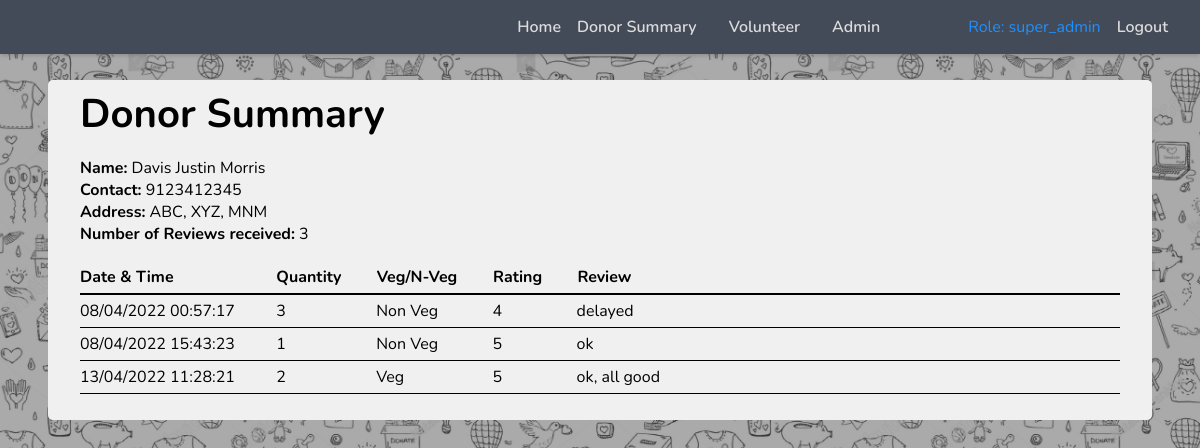
/donor_details/1 (signed in), run on the app's committed database.
### tables this page shows
CREATE TABLE "user_table"
(
    pk_uid         integer not null
        constraint table_name_pk
            primary key autoincrement,
    email          text    not null,
    password       text    not null,
    name           text    not null,
    is_volunteer   integer default 0 not null,
    is_super_admin integer default 0 not null,
    session_token  text
, phone text, address integer, interested_in_volunteering integer default 0 not null);

CREATE TABLE "request_table"
(
    pk_rid            integer not null
        constraint request_table_pk
            primary key autoincrement,
    fk_creator_uid    integer not null,
    created_ts        text    not null,
    last_updated_ts   text,
    request_status    text default 'created' not null,
    review_rating     integer,
    review_feedback   text,
    fk_handled_vol_id integer,
    is_donate_req     integer not null, req_qty_in_person integer default 1 not null, contact_details_same_as_user integer default 0 not null, contact_phone text, location_as_address text not null, is_veg integer default 0 not null,
    constraint request_table_user_table_pk_uid_pk_uid_fk
        foreign key (fk_creator_uid, fk_handled_vol_id) references user_table (pk_uid, pk_uid)
);

### app.py (the view)
@app.route('/donor_details/<donor_uid>', methods=['GET', 'POST'])
def handle_donor_details(donor_uid):
    user_type = session['user_info']['user_type']
    if user_type not in ['super_admin', 'volunteer']:
        return 'You dont have permission to view this page!<br><a href="/">Back Home</a>'
    return render_template(
        'donor_details.html',
        user_type=session['user_info']['user_type'],
        payload=db_man.get_donor_specific_review_details(donor_uid)
    )

### app.py (called while the page is built)
def get_db_connection():
    conn = sqlite3.connect('data.sqlite')
    return conn

@app.before_request
def before_each_req():
    if request.endpoint in ['handle_user_dashboard', 'handle_admin_dashboard', 'handle_super_admin']:
        auth_token = session.get('user_info', {}).get('auth_token')
        if auth_token:
            session_check_response = db_man.get_logged_in_account(auth_token=auth_token)
            if session_check_response.get('status'):
                session['user_info'] = session_check_response['data']
                return
        session.clear()
        return redirect(url_for('handle_login'))

### templates/donor_details.html (shortened to what this page needs)
<!DOCTYPE html>
<html lang="en">
<head>
    <link rel="stylesheet" href="{{ url_for('static', filename='css/all.css') }}">
    <link rel="stylesheet" href="{{ url_for('static', filename='main.css') }}">
    <link rel="stylesheet" href="{{ url_for('static', filename='donor_details.css') }}">
</head>
<body>
    {% include 'partials/header_1.html' %}
    <main>
        <h2>Donor Summary</h2>
        <div class="container">
            <section class="donor-info">
                <div>
                    <span>Name</span>
                    <span>{{ payload.donor.name }}</span>
                </div>
                <div>
                    <span>Contact</span>
                    <span>{{ payload.donor.contact }}</span>
                </div>
                <div>
                    <span>Address</span>
                    <span>{{ payload.donor.address }}</span>
                </div>
                <div>
                    <span>Number of Reviews received</span>
                    <span>{{ payload.reviews | length }}</span>
                </div>
            </section>
            <section class="reviews">
                <div class="row heading">
                    <span>Date & Time</span>
                    <span>Quantity</span>
                    <span>Veg/N-Veg</span>
                    <span>Rating</span>
                    <span>Review</span>
                </div>
                {% for this_review in payload.reviews %}
                <div class="row" id="{{ this_review.id }}">
                    <span>{{ this_review.timestamp }}</span>
                    <span>{{ this_review.quantity }}</span>
                    <span>{{ "Veg" if this_review.is_veg else "Non Veg" }}</span>
                    <span>{{ this_review.rating }}</span>
                    <span>{{ this_review.review }}</span>
                </div>
                {% endfor %}
            </section>
        </div>
    </main>
</body>
</html>

### static/main.css (style rules this page uses)
* { font-family: "Nunito", sans-serif; margin: 0; padding: 0; }
html { overflow-y: scroll; background-color: #444b58; }
body { padding: 5rem 3rem; background: rgba(0, 0, 0, 0); box-sizing: border-box; }

### static/donor_details.css (style rules this page uses)
main { background-color: #F0F0F0; border-radius: 5px; padding: 7px 2rem 10px; }
main h2 { font-size: 2.5rem; }
main .donor-info { margin: 1rem 0; }
main .donor-info div span:first-child { font-weight: 700; }
main .donor-info div span:first-child::after { content: ":"; }
main .reviews { margin: 1rem 0; }
main .reviews .row { border-bottom: 1px solid #000000; padding: 5px 0; }
main .reviews .row.heading { font-weight: 700; border-bottom: 2px solid #000000; }
main .reviews .row > span { display: inline-block; }
main .reviews .row > span:nth-child(1) { min-width: 12rem; }
main .reviews .row > span:nth-child(2) { min-width: 6rem; }
main .reviews .row > span:nth-child(3) { min-width: 7rem; }
main .reviews .row > span:nth-child(4) { min-width: 5rem; }
main .reviews .row > span:nth-child(5) { min-width: 10rem; }

### data on the page
user_table: donor.name "Davis Justin Morris", donor.contact "9123412345", donor.address "ABC, XYZ, MNM"
request_table: timestamp "08/04/2022 00:57:17", quantity "3", is_veg "Non Veg", rating "4", review "delayed"
request_table: timestamp "08/04/2022 15:43:23", quantity "1", is_veg "Non Veg", rating "5", review "ok"
request_table: timestamp "13/04/2022 11:28:21", quantity "2", is_veg "Veg", rating "5", review "ok, all good"

### other printed values
{{ user_type }} "super_admin"
{{ payload.reviews | length }} "3"
